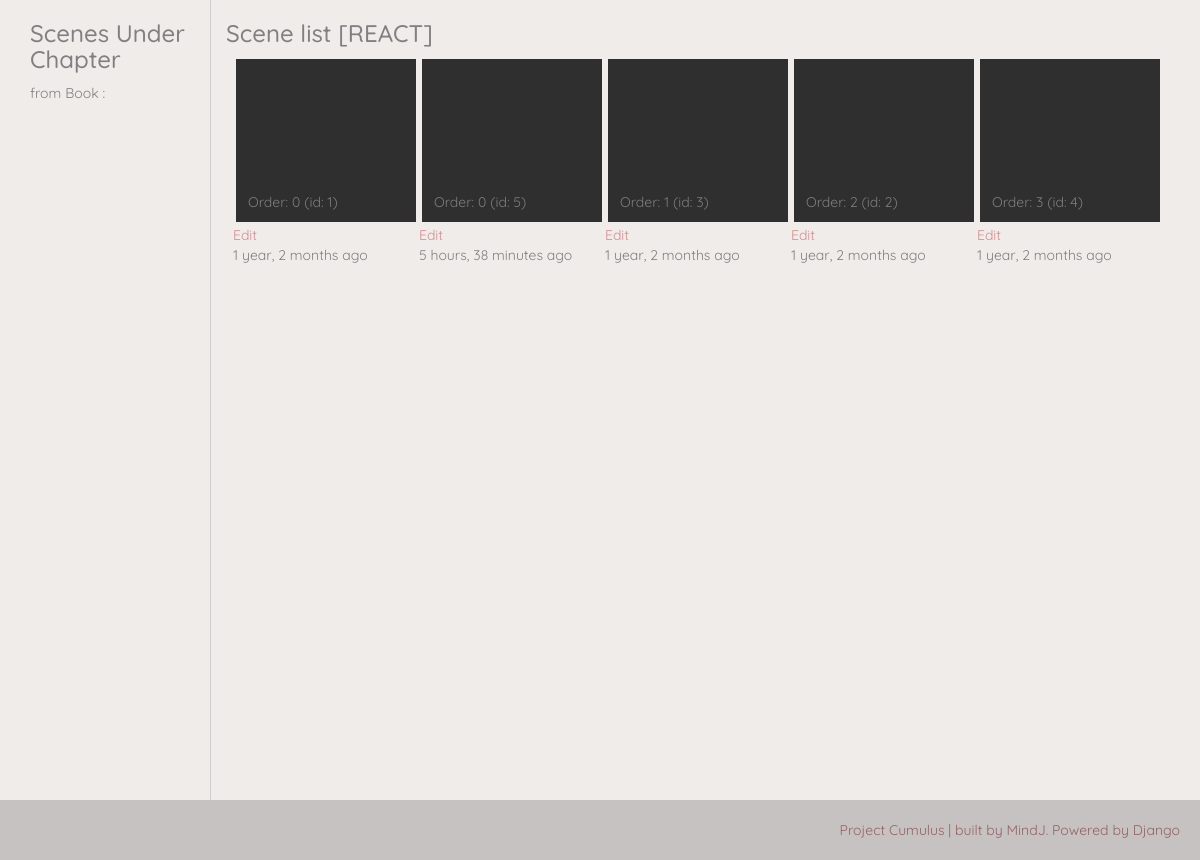
Page /flipbooks/1/0/ on the earlier database version.
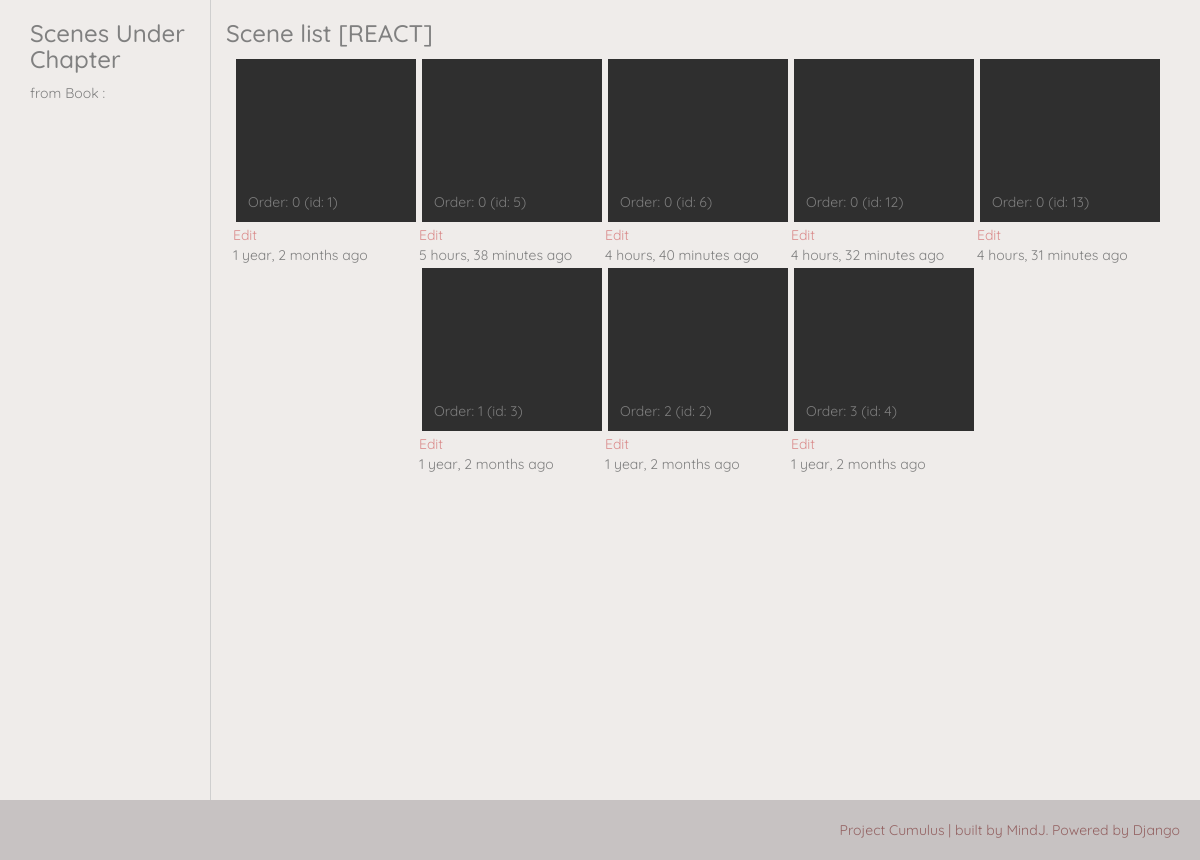
Same page on the later database version.
### flipbooks/models.py (models this page shows, shortened)
class Scene(models.Model):
    order = models.IntegerField(default="0")
    children_li = models.TextField(max_length=200, blank=True, default="")
    name = models.CharField(max_length=50, blank=True, default="")
    description = models.TextField(max_length=100, blank=True, default="")
    chapter = models.ForeignKey(Chapter, on_delete=models.CASCADE, default=0)
    date_created = models.DateTimeField(auto_now_add=True)
    date_modified = models.DateTimeField(auto_now=True)

### flipbooks/views.py (the view)
# urls.py: re_path(r'^(?P<book_pk>\d+)/(?P<chapter_number>\d+)/$', views.ChapterDetailView_REACT.as_view(), name='chapter-detail'),
class ChapterDetailView_REACT(generic.TemplateView):
    model = Chapter
    queryset = Chapter.objects.all()
    template_name = "frontend/chapter_detail.html" # use frontend
    def get_context_data(self, *args, **kwargs):
        context = super(ChapterDetailView_REACT, self).get_context_data(*args, **kwargs)
        book = Book.objects.get(pk=kwargs['book_pk'])
        chapter = book.chapter_set.filter(number=kwargs['chapter_number'])[0]
        context['object_chapter'] = chapter
        context['object_scene_list'] = context['object_chapter'].scene_set.order_by('order')
        scene_create_form = forms.SceneCreateForm(initial={"chapter_number": chapter.number})
        context["scene_create_form"] = scene_create_form
        return context

### flipbooks/helpermodule/helpers.py (called while the page is built)
def is_valid_children_li(cli):
    if isinstance(cli, str) or isinstance(cli, str): # is it a string?
        cli = cli.split(",")
    elif isinstance(cli, list): # is it a list?
        pass
    else:
        return False
    cli = ''.join(cli)
    cli = cli.replace(" ","")
    if cli == '' : return False
    return True

### flipbooks/models.py (called while the page is built)
    def __str__(self):
        return "Chapter {}: {}".format(self.number, self.title)

### flipbooks/templatetags/flipbooks_custom_tags.py (called while the page is built)
@register.filter(name='map_queryset')
def map_queryset(qs, ref_ids):
    print("------ref_id recieved-------")
    print(ref_ids)
    if helpers.is_valid_children_li(ref_ids):
        ref_ids = ref_ids.split(",")
        ref_ids = [int(stringy_id) for stringy_id in ref_ids]
    else: return qs
    qs = list(qs)
    qs.sort(key=lambda frame: ref_ids.index(frame.id) if frame.id in ref_ids else -1)
    return qs

### frontend/templates/frontend/chapter_detail.html (shortened to what this page needs)
{% extends "layout_columned.html" %}
{% load thumbnail %}
{% load flipbooks_custom_tags %}
{% block left_column %}
    <h3>Scenes Under Chapter {{object.number}}</h3>
    <p>
        from Book : {{object.book.title}}
    </p>
{% endblock %}
{% block right_column %}
    <h3>Scene list [REACT]</h3>
    <ul class="list_scenes">
        {% for scene in object_scene_list %}
            <li>
                <a class="scene_container" href="{% url 'flipbooks:scene-play' pk=scene.pk %}">
                    <span class="flex_item preview_container">
                        {% with scene.strip_set.all|map_queryset:scene.children_li as mapped_strip_set %}
                            <div class="preview">
                            </div>
                        {% endwith %}
                    </span>
                    <span class="flex_item header">
                        Order: {{scene.order}} (id: {{scene.id}})
                    </span>
                    <a class="scene_edit" href="{% url 'flipbooks:scene-edit' pk=scene.pk %}">Edit</a>
                    <div class="flex_item timestamp">
                        {{ scene.date_created|timesince }} ago
                    </div>
                </a>
            </li>
        {% empty %}
            <p>No strips could be found</p>
        {% endfor %}
    </ul>
{% endblock %}
{% block extra_js %}
    {% load static %}
{% endblock extra_js %}

Differences in the rows shown:
added Scene: order "0", id "6", date_created "4 hours, 40 minutes"
added Scene: order "0", id "12", date_created "4 hours, 32 minutes"
added Scene: order "0", id "13", date_created "4 hours, 31 minutes"
